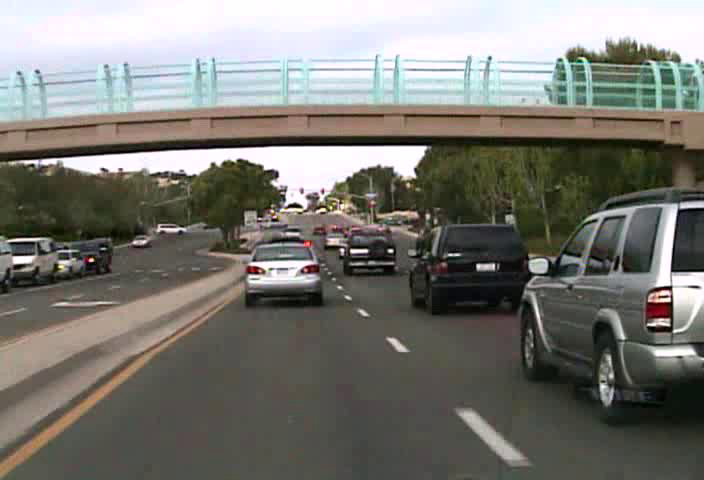
#> input picture TrafficSigns/video5/speedLimit_1323824296.avi_image0.png, 704 x 480 px; its folder holds 4 pictures in this run
$ python Tracker.py   (Python 2 division)
#> lines starting #> are read from the running program, lines starting #| are printed output that depends on the picture
### TrafficSigns/Detection.py
import numpy as np
import cv2
import SSIM
import os


def load_images(folder):
    """loading the speed limit signs model images"""
    images = []
    for filename in os.listdir(folder):
        imgs = cv2.imread(os.path.join(folder,filename))
        if imgs is not None:
            grayim = cv2.cvtColor(imgs, cv2.COLOR_BGR2GRAY)
            images.append(grayim)
    return images

def detection(img):
    """
    Input: image

    Output: (x,y,weight,height) of region of interest

    """
    speed_limit = cv2.CascadeClassifier('USspeedlimit/cascade.xml')

    gray = cv2.cvtColor(img, cv2.COLOR_BGR2GRAY)
    height, weight = img.shape[:2]
    roi_gray = np.zeros((height, weight, 1), np.uint8)
    speed = speed_limit.detectMultiScale(gray)
    region = []
    for (x, y, w, h) in speed:
           region = [x, y, w, h]
           img = cv2.rectangle(img, (x, y), (x+w, y+h), (255, 0, 0), 2)
           roi_gray = gray[y:y+h, x:x+w]
           roi_color = img[y:y+h, x:x+w]

    if cv2.countNonZero(roi_gray) == 0:
           print "None region of interest detected."


    else:
           models = load_images('speedmodels')
           Smax = -2
           hroi, wroi = roi_gray.shape[:2]
           # recognition part
           for m in models:
               m = cv2.resize(m, (wroi, hroi))
               _, meanS = SSIM.structual_similarity_ssim(roi_gray, m)
               print meanS
               if meanS > Smax:
                      Smax = meanS
                      sim = m
           print "Similarity is %.2f" % Smax
           cv2.imshow('roi_gray', roi_gray)
           cv2.imshow('sim', sim)
           cv2.imshow('img', img)
           cv2.waitKey(0)
           cv2.destroyAllWindows()

    return region

### TrafficSigns/Tracker.py
from tracking_functions import *
from Detection import *
import glob
import cv2

print "Loading image files from the video..."
Path = './/video5//'
imgList = []   # read all the video frames into the list
for i in glob.glob(Path + '*.png'):
    img = cv2.imread(i)
#> img is the input picture: shape (480, 704, 3); mean B, G, R 114.5, 120.4, 121.4
    imgList.append(img)
print "Finished loading images"

# determine the size of the video frames
VIDEO_HEIGHT, VIDEO_WIDTH = imgList[0].shape[:2]
#> VIDEO_HEIGHT = 480; VIDEO_WIDTH = 704

# find the position of the object
i = 0
bB = detection(imgList[i])
#> in detection, `gray = cv2.cvtColor(img, cv2.COLOR_BGR2GRAY)`:
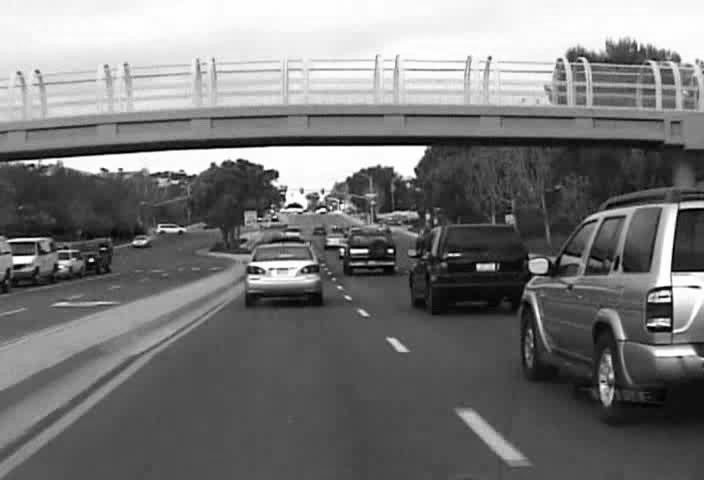
#> gray: shape (480, 704); min 0, max 255, mean 120
#> in detection, `speed = speed_limit.detectMultiScale(gray)`: speed = ()
while not bB:
    print "region of interest is empty, load next frame."
    cv2.imshow("nonROI", imgList[i])
    cv2.waitKey(200)
    i += 1
    bB = detection(imgList[i])
#> in detection (call 2), `gray = cv2.cvtColor(img, cv2.COLOR_BGR2GRAY)`:
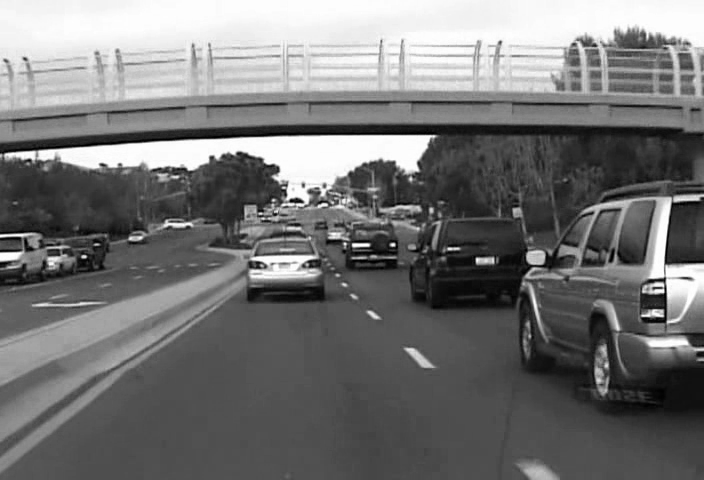
#> gray: shape (480, 704); min 0, max 255, mean 116.4

s_init = [bB[0], bB[1], 0, 0, float(bB[2])/float(bB[3]), bB[3]]

roiImg = imgList[i][bB[1]:(bB[1] + bB[3]), bB[0]:(bB[0] + bB[2])]
print "Find initial patch"

# initialize the color model
color_model = color_histogram(roiImg)

# initialize the particle set
N = 100
w_t = np.ones(N)/N
s_t = np.tile(s_init, (N, 1))

# Loop through the video and estimate the state at each step t
print "Start tracking..."
T = len(imgList)
for t in range(i, T):
    # randomly sample particles according to weights
    index = weighted_choice(w_t, N)
    s_t1 = np.zeros((100, 6), int)
    w_t1 = np.zeros(100, float)
    for m in range(0, N):
        s_t1[m] = s_t[int(index[m])]
        w_t1[m] = w_t[int(index[m])]
    s_t = s_t1
    w_t = w_t1

    # move particles according to the motion model
    s_t = motion_model(s_t, VIDEO_WIDTH, VIDEO_HEIGHT)

    # compute the appearance likelihood for each particle
    L = np.zeros(N)
    for l in range(0, N):
        L[l] = appearance_model(imgList[t], s_t[l], color_model, VIDEO_WIDTH, VIDEO_HEIGHT)
    # update particle weights
    for w in range(0, N):
        w_t[w] = w_t[w] * L[w]
    w_t = w_t/sum(w_t)
    # estimate the object location based on the particles
    estimate_t = np.dot(w_t, s_t)
    # draw particle filter estimate
    draw_box(imgList[t], estimate_t)
    cv2.imshow("Image", imgList[t])  # load the current image
    cv2.waitKey(200)

cv2.destroyAllWindows()
